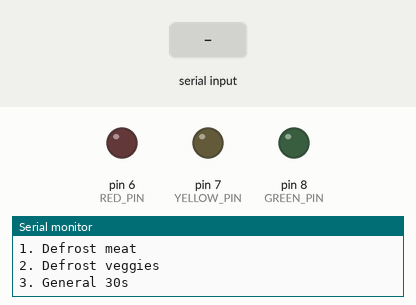
Recording of a sketch running on a simulated Arduino Uno, built with avr-gcc and run on an emulated ATmega328P. Shown: output pins drawn as LEDs (lit = HIGH), the last lines printed to the serial monitor. The test bench sets the inputs (shaded band).

Above: at 1.2 s.
1.3 s: "1\n" received over Serial
At 3.0 s:
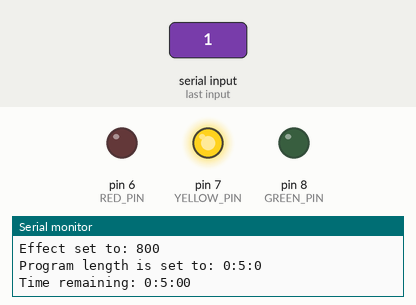
Timing chart, 0 to 4.5 s (numbered marks = the images above; inputs shaded):
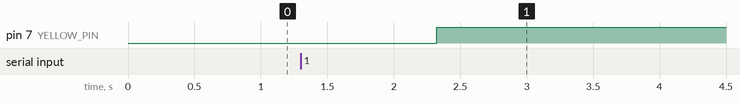

The sketch:

inl_mning_1.ino
```cpp
// Including libraries
#include <Arduino_FreeRTOS.h>

// Defining LED pins
#define RED_PIN     6
#define YELLOW_PIN  7
#define GREEN_PIN   8

// Creating struct for the microwave with it's members
typedef struct {
  uint32_t prog_length_s;       // Length of the program
  uint16_t effect_of_heater;    // The effect of
} sMicrowave;

// Creating task handle for the different programs
TaskHandle_t defrost_meat_Handle, defrost_veg_Handle, general_prog_Handle, menu_Handle, heater_Handle, lamp_Handle, disc_Handle;

#define PRINT_DELAY (pdMS_TO_TICKS(1000)) // Delay set to 1000ms(1sec)

// Here we've initilaized the different programs of the microwave from the struct
// First we add program time in seconds, door, lamp, effect and then disc
sMicrowave defrost_meat = {300, 800};
sMicrowave defrost_veg = {60, 400};
sMicrowave general_prog = {30, 800};

bool bChoice = true, bHeater = false, bLamp = false, bDoor = false;
uint8_t prog_choice;

void setup() {
  Serial.begin(9600);
  pinMode(RED_PIN, OUTPUT);     // Red light represents heater
  pinMode(YELLOW_PIN, OUTPUT);  // Yellow light represents lamp on
  pinMode(GREEN_PIN, OUTPUT);   // Green light represents door open

  // Creating our first task for menu and chosing program
  xTaskCreate(door_and_program, "Function for chosing program", 128, NULL, 1, &menu_Handle);
  xTaskCreate(lamp, "Lamp task", 128, NULL, 1, &lamp_Handle);
  xTaskCreate(disc, "Disc task calculation and heater", 128, NULL, 1, &disc_Handle);
  //xTaskCreate(heater, "Heater task", 128, NULL, 1, &heater_Handle);
}

void door_and_program(void * param){
  prog_choice = Serial.read();
  menu_choice();
  // Menu for input to chose program
  while(1){
    while (Serial.available() == 0) {} // Wait for User to Input Data
    prog_choice = Serial.parseInt();
    switch(prog_choice){
      case 1:
        Serial.println("Defrost meat chosen");
        vTaskDelay(PRINT_DELAY);
        xTaskCreate(microwave_output, "Display microwave output", 128, &defrost_meat, 1, &defrost_meat_Handle);
        vTaskSuspend(NULL);
        break;
      case 2:
        Serial.println("Defrost veg chosen");
        vTaskDelay(PRINT_DELAY);
        xTaskCreate(microwave_output, "Display microwave output", 128, &defrost_veg, 1, &defrost_veg_Handle);
        vTaskSuspend(NULL);
        break;
      case 3:
        Serial.println("General prog chosen");
        vTaskDelay(PRINT_DELAY);
        xTaskCreate(microwave_output, "Display microwave output", 128, &general_prog, 1, &general_prog_Handle);
        vTaskSuspend(NULL);
        break;
      default:
        Serial.println("Invalid input!");
        vTaskDelay(PRINT_DELAY);
        break;
    } // Switch
    prog_choice = Serial.read();
  } // While
} // Function

void microwave_output(void* input_struct){
  sMicrowave * local_struct = (sMicrowave *) input_struct;
  // Printing program effect
  Serial.print("Effect set to: ");
  Serial.println(local_struct->effect_of_heater);
  bLamp = true;
  bHeater = true;

  // Initalizing variables for clock timer
  uint8_t prog_h = (local_struct->prog_length_s / 3600);
  uint8_t prog_m = (local_struct->prog_length_s - (3600 * prog_h)) /60;
  uint8_t prog_s = (local_struct->prog_length_s - (3600 * prog_h) - (prog_m * 60));

  if (local_struct->prog_length_s >= 60) {                      // If the program is 1 min or longer display it as minutes
    Serial.print("Program length is set to: ");
    Serial.print(prog_h); Serial.print(":");  Serial.print(prog_m); Serial.print(":");  Serial.println(prog_s);
  } // If
  else {                                                        // If the program is less than 60 sec, display it as secnds
    Serial.print("Program length is set to: ");
    Serial.print(local_struct->prog_length_s);
    Serial.println(" seconds.");
  } // Else

  while (local_struct->prog_length_s != 0) {
    // Time calculations within the while loop to represent countdown timer
    prog_h = (local_struct->prog_length_s / 3600);
    prog_m = (local_struct->prog_length_s - (3600 * prog_h)) /60;
    prog_s = (local_struct->prog_length_s - (3600 * prog_h) - (prog_m * 60));
    local_struct->prog_length_s -= 1;

    // Print time remaining
    Serial.print("Time remaining: ");
    Serial.print(prog_h); Serial.print(":");  Serial.print(prog_m); Serial.print(":");
    if(prog_s < 10){
      Serial.print(0);
      Serial.println(prog_s);
    }
    else{Serial.println(prog_s);}

    if(local_struct->prog_length_s == 0){                       // When prog_length reach 0 we exit the while loop
      Serial.println("PROGRAM DONE!");
      bHeater = false;
      vTaskDelay(PRINT_DELAY);
      Serial.println("We open door");
      vTaskDelay(PRINT_DELAY);
      Serial.println("Take out the food");
      vTaskDelay(PRINT_DELAY);
      Serial.println("Close the door");
      bLamp = false;
      vTaskResume(menu_Handle);
    } // If
    vTaskDelay(PRINT_DELAY);
  } // While
}// Function

void heater(void * param){
  while (1) {
    if(bHeater == true){
      digitalWrite(RED_PIN, HIGH);
    }
    else {
      digitalWrite(RED_PIN, LOW);
    }
  }
}

void lamp(void * param){
  while (1) {
    if ((bDoor == true) || (bHeater == true)) {
    digitalWrite(YELLOW_PIN, HIGH);
    }
    else{
      digitalWrite(YELLOW_PIN, LOW);
    }
  } // While
} // Function

void disc(void * param){
  uint16_t disc_degree = 0;
   while(1){
    if ((bHeater == true) && (bLamp == true)) {
      // Disc spin calculation
      Serial.print("Disc is at: ");
      Serial.println(disc_degree);
      disc_degree += 30;                              // += 30 for 30 degrees/s
      if (disc_degree >= 360) {
        disc_degree = 0;
      } // If
    } // If
    vTaskDelay(PRINT_DELAY);
  } // While
} // Function

void menu_choice(){
  Serial.println(" ");
  Serial.println("Choose program: ");
  Serial.println("1. Defrost meat");
  Serial.println("2. Defrost veggies");
  Serial.println("3. General 30s");
}

void loop() {}
```

Measured:
- after the input at 1.3 s, pin 7 (YELLOW_PIN): LOW → HIGH after 1.0 s
